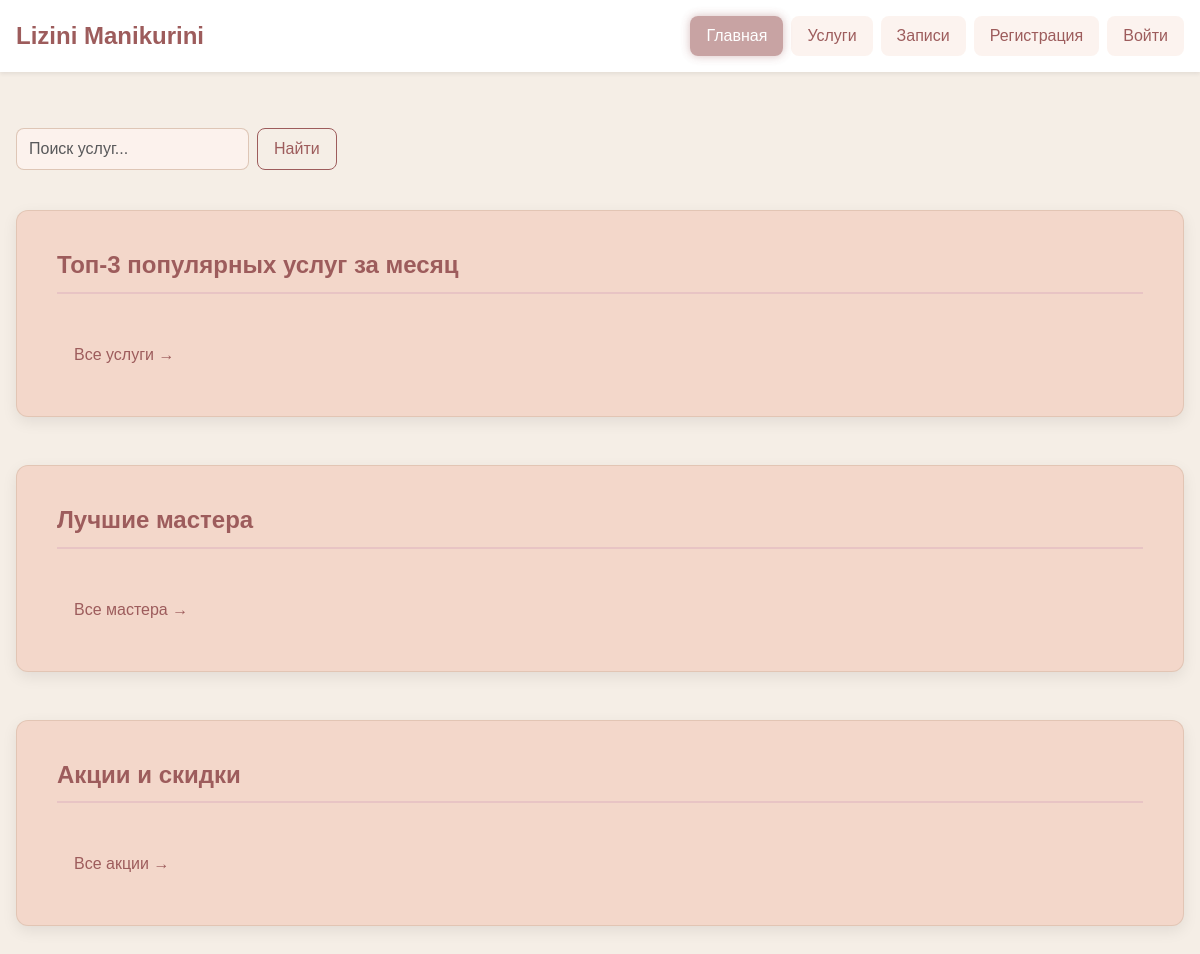
The app's page /, older data.
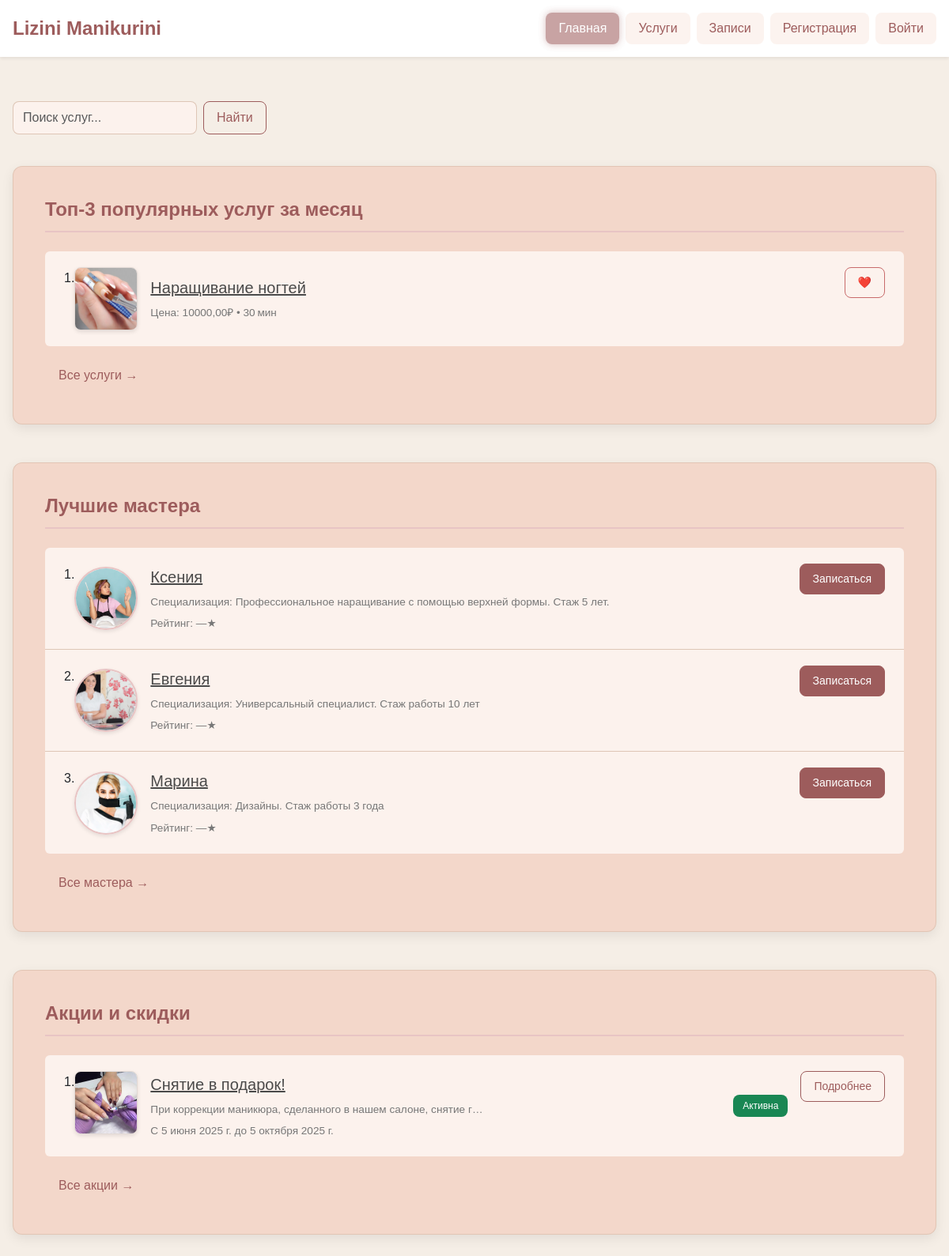
The same page, newer data.
### website/models.py (models this page shows, shortened)
class Service(models.Model):
    name = models.CharField(max_length=100, verbose_name='Название услуги')
    description = models.TextField(blank=True, verbose_name='Описание')
    price = models.DecimalField(max_digits=10, decimal_places=2, verbose_name='Цена')
    duration_minutes = models.PositiveIntegerField(verbose_name='Длительность (мин)')
    image = models.ImageField(upload_to='services/', blank=True, verbose_name='Картинка услуги')
    created_at = models.DateTimeField(auto_now_add=True, verbose_name='Дата создания')
    updated_at = models.DateTimeField(auto_now=True, verbose_name='Дата изменения')
    class Meta:
        verbose_name = 'Услуга'
        verbose_name_plural = 'Услуги'
        ordering = ['-created_at']

class Master(models.Model):
    name = models.CharField(max_length=100, verbose_name='Имя мастера')
    specialization = models.TextField(blank=True, verbose_name='Специализация')
    photo = models.ImageField(upload_to='masters/', blank=True, verbose_name='Фото мастера')
    created_at = models.DateTimeField(auto_now_add=True, verbose_name='Дата создания')
    updated_at = models.DateTimeField(auto_now=True, verbose_name='Дата изменения')
    class Meta:
        verbose_name = 'Мастер'
        verbose_name_plural = 'Мастера'
        ordering = ['name']

class Promotion(models.Model):
    title = models.CharField(max_length=100, verbose_name='Заголовок акции')
    description = models.TextField(blank=True, verbose_name='Описание акции')
    image = models.ImageField(upload_to='promotions/', blank=True, verbose_name='Картинка акции')
    start_date = models.DateField(verbose_name='Дата начала')
    end_date = models.DateField(verbose_name='Дата окончания')
    created_at = models.DateTimeField(auto_now_add=True, verbose_name='Дата создания')
    updated_at = models.DateTimeField(auto_now=True, verbose_name='Дата изменения')
    class Meta:
        verbose_name = 'Акция'
        verbose_name_plural = 'Акции'
        ordering = ['-start_date']
    def is_active(self):
        today = timezone.now().date()
        return self.start_date <= today <= self.end_date
    is_active.boolean = True
    is_active.short_description = 'Активна?'

### website/views.py (the view)
# urls.py: path('', index, name='index'),
def index(request):
    one_month_ago = date.today() - timedelta(days=30)
    popular_services = (
        Service.objects
        .filter(appointments__appointment_date__gte=one_month_ago)  # <— здесь было appointment__, а нужно appointments__
        .annotate(bookings_count=Count('appointments'))
        .order_by('-bookings_count')[:3]
    )
    top_masters = (
        Master.objects
        .annotate(avg_rating=Avg('appointments__review__rating'))
        .order_by('-avg_rating')[:3]
    )
    today = date.today()
    upcoming_promotions = (
        Promotion.objects
        .filter(end_date__gte=today)
        .order_by('start_date')[:3]
    )
    query = request.GET.get('q', '').strip()
    if query:
        search_results = Service.objects.filter(
            Q(name__icontains=query) | Q(description__icontains=query)
        )
    else:
        search_results = None
    context = {
        'popular_services': popular_services,
        'top_masters': top_masters,
        'upcoming_promotions': upcoming_promotions,
        'search_results': search_results,
        'query': query,
    }
    return render(request, 'website/index.html', context)

### website/templates/website/index.html (shortened to what this page needs)
{% extends 'website/base.html' %}
{% block content %}
    <form method="get" action="{% url 'index' %}" class="row g-2 mb-4">
        <div class="col-auto">
            <input type="text" name="q" class="form-control" placeholder="Поиск услуг..." value="{{ query }}">
        </div>
        <div class="col-auto">
            <button type="submit" class="btn btn-outline-primary mb-3">Найти</button>
        </div>
    </form>
    <div class="widget mb-5">
        <h2>Топ-3 популярных услуг за месяц</h2>
        <ol class="list-group list-group-numbered">
            {% for service in popular_services %}
            <li class="list-group-item d-flex justify-content-between align-items-start">
                <div class="d-flex align-items-center">
                    {% if service.image %}
                        <img src="{{ service.image.url }}" alt="{{ service.name }}" class="thumb me-3">
                    {% endif %}
                    <div>
                        <a href="#" class="fs-5">{{ service.name }}</a><br>
                        <small>Цена: {{ service.price }}₽ • {{ service.duration_minutes }} мин</small>
                    </div>
                </div>
                <form action="#" method="post">
                    <button type="button" class="btn btn-outline-danger btn-sm">❤️</button>
                </form>
            </li>
            {% endfor %}
        </ol>
        <a href="{% url 'services_list' %}" class="btn btn-link mt-3">Все услуги →</a>
    </div>
    <div class="widget mb-5">
        <h2>Лучшие мастера</h2>
        <ol class="list-group list-group-numbered">
            {% for master in top_masters %}
            <li class="list-group-item d-flex justify-content-between align-items-start">
                <div class="d-flex align-items-center">
                    {% if master.photo %}
                        <img src="{{ master.photo.url }}" alt="{{ master.name }}" class="thumb rounded-circle me-3">
                    {% endif %}
                    <div>
                        <a href="#" class="fs-5">{{ master.name }}</a><br>
                        <small>Специализация: {{ master.specialization }}</small><br>
                        <small>Рейтинг: {{ master.avg_rating|default:"—" }}★</small>
                    </div>
                </div>
                <a href="{% url 'book_appointment' master.id %}" class="btn btn-success btn-sm">Записаться</a>
            </li>
            {% endfor %}
        </ol>
        <a href="#" class="btn btn-link mt-3">Все мастера →</a>
    </div>
    <div class="widget mb-5">
        <h2>Акции и скидки</h2>
        <ol class="list-group list-group-numbered">
            {% for promo in upcoming_promotions %}
            <li class="list-group-item d-flex justify-content-between align-items-start">
                {% if promo.image %}
                    <img src="{{ promo.image.url }}" alt="{{ promo.title }}" class="thumb me-3">
                {% endif %}
                <div class="me-auto">
                    <a href="#" class="fs-5">{{ promo.title }}</a><br>
                    <small>{{ promo.description|truncatechars:60 }}</small><br>
                    <small>С {{ promo.start_date }} до {{ promo.end_date }}</small>
                </div>
                {% if promo.is_active %}
                    <span class="badge bg-success align-self-center">Активна</span>
                {% else %}
                    <span class="badge bg-secondary align-self-center">Скоро</span>
                {% endif %}
                <a href="#" class="btn btn-outline-primary btn-sm ms-3">Подробнее</a>
            </li>
            {% endfor %}
        </ol>
        <a href="#" class="btn btn-link mt-3">Все акции →</a>
    </div>
{% endblock %}

### website/templates/website/base.html (shortened to what this page needs)
{% load static %}
<!DOCTYPE html>
<html lang="ru">
<head>
  <link href="https://cdn.jsdelivr.net/npm/bootstrap@5.3.0/dist/css/bootstrap.min.css" rel="stylesheet">
  <link rel="stylesheet" href="{% static 'website/styles.css' %}?v=1.1">
</head>
<body>
  <header class="bg-white shadow-sm">
    <div class="container d-flex justify-content-between align-items-center py-3">
      <a href="{% url 'index' %}" class="text-decoration-none">
        <h1 class="h4 m-0" style="color: #9d5c5c; font-weight: 700;">Lizini Manikurini</h1>
      </a>
      <nav>
        <div class="d-flex flex-wrap gap-2">
          {% url 'index' as index_url %}
          <a href="{{ index_url }}"
             class="btn {% if request.path == index_url %}btn-success active{% else %}btn-outline-primary{% endif %}">
            Главная
          </a>
          {% url 'services_list' as services_list_url %}
          <a href="{{ services_list_url }}"
             class="btn {% if request.path == services_list_url %}btn-success active{% else %}btn-outline-primary{% endif %}">
            Услуги
          </a>
          {% url 'appointment_list' as appointment_list_url %}
          <a href="{{ appointment_list_url }}"
             class="btn {% if request.path == appointment_list_url %}btn-success active{% else %}btn-outline-primary{% endif %}">
            Записи
          </a>
          {% url 'register' as register_url %}
          <a href="{{ register_url }}"
             class="btn {% if request.path == register_url %}btn-success active{% else %}btn-outline-primary{% endif %}">
            Регистрация
          </a>
          {% if user.is_authenticated %}
            {% url 'logout' as logout_url %}
            <a href="{{ logout_url }}"
               class="btn {% if request.path == logout_url %}btn-success active{% else %}btn-outline-primary{% endif %}">
              Выйти
            </a>
          {% else %}
            {% url 'login' as login_url %}
            <a href="{{ login_url }}"
               class="btn {% if request.path == login_url %}btn-success active{% else %}btn-outline-primary{% endif %}">
              Войти
            </a>
          {% endif %}
        </div>
      </nav>
    </div>
  </header>
  <div class="container my-4">
    {% block content %}{% endblock %}
  </div>
</body>
</html>

### website/static/website/styles.css (style rules this page uses)
body { background-color: #f5eee6; font-family: 'Montserrat', sans-serif; color: #4a4a4a; line-height: 1.7; margin: 0; padding: 0; }
.container { max-width: 1200px; width: 100%; margin: 0 auto; padding: 2rem 1rem; }
.widget { background: #f3d7ca; border: 1px solid rgba(210, 180, 160, 0.5); border-radius: 12px; box-shadow: 0 5px 15px rgba(0, 0, 0, 0.08); padding: 2.5rem; margin-bottom: 2.5rem; transition: transform .3s ease, box-shadow .3s ease, background .3s ease; animation: fadeIn 0.6s ease forwards; }
.widget h2 { color: #9d5c5c; font-size: 1.5rem; font-weight: 600; margin-bottom: 1.5rem; padding-bottom: .75rem; border-bottom: 2px solid #e8c4c4; }
.list-group-item { display: flex; align-items: center; padding: 1.25rem 1.5rem;; border: none; border-bottom: 1px solid rgba(210,180,160,0.7); background: #fcf2ed; transition: background .3s ease; }
.list-group-item:last-child { border-bottom: none; }
.list-group-item > div:first-child { flex-grow: 1; display: flex; align-items: center; }
.list-group-item > form, .list-group-item > a.btn { display: flex; align-items: center; justify-content: center; margin-left: 15px; }
.thumb { width: 80px; height: 80px; object-fit: cover; border-radius: 8px; margin-right: 15px; box-shadow: 0 2px 5px rgba(0,0,0,0.1); border: 1px solid rgba(0,0,0,0.1); transition: transform .3s ease; }
.rounded-circle { border-radius: 50%; border: 2px solid #e8c4c4; }
.btn { padding: .5rem 1rem; border-radius: 8px; font-weight: 500; transition: all .3s ease; white-space: nowrap; }
.btn-outline-danger { color: #c86b6b; border-color: #c86b6b; }
.btn-success { background: #9d5c5c; border-color: #9d5c5c; color: #fff; }
.btn-outline-primary { color: #9d5c5c; border-color: #9d5c5c; }
.btn-link { color: #9d5c5c; text-decoration: none; font-weight: 500; transition: color .3s ease, transform .3s ease; display: inline-flex; align-items: center; }
.form-control, .form-select, input[name="username"], input[name="password"] { background: #fcf2ed; color: #4a4a4a; border: 1px solid rgba(210,180,160,0.7); border-radius: 8px; padding: .5rem .75rem; width: 100%; transition: border-color .3s ease, background .3s ease; }
.badge { font-weight: 500; padding: .5rem .75rem; border-radius: 8px; }
.bg-success { background: #7aa874; }
.fs-5 { font-weight: 500; color: #4a4a4a; margin-bottom: 5px; transition: color .3s ease; }
small { color: #777; font-size: .85rem; }
header nav .btn { padding: 0.5rem 1rem !important; border-radius: 8px !important; font-weight: 500 !important; transition: all 0.3s ease !important; white-space: nowrap !important; border: none !important; }
header nav .btn-outline-primary { color: #9d5c5c !important; background-color: rgba(243, 215, 202, 0.3) !important; }
header nav .btn-success { background: rgba(157, 92, 92, 0.7) !important; color: #fff !important; border: none !important; }
header nav .btn.active { opacity: 0.8 !important; box-shadow: 0 0 10px rgba(157, 92, 92, 0.5) !important; }

Row changes from the older to the newer data that the page shows:
added Service: image (picture), name "Наращивание ногтей", price "10000,00", duration_minutes "30"
added Master: photo (picture), name "Ксения", specialization "Профессиональное наращивание с помощью верхней формы. Стаж 5 лет.", avg_rating "—"
added Master: photo (picture), name "Евгения", specialization "Универсальный специалист. Стаж работы 10 лет", avg_rating "—"
added Master: photo (picture), name "Марина", specialization "Дизайны. Стаж работы 3 года", avg_rating "—"
added Promotion: image (picture), title "Снятие в подарок!", description "При коррекции маникюра, сделанного в нашем салоне, снятие г…", start_date "5 июня 2025 г.", end_date "5 октября 2025 г.", shows "Активна"
